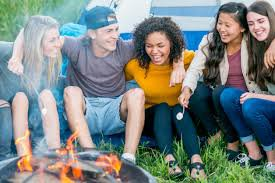
#> input picture data/test/Img1001.jpg, 275 x 183 px; its folder holds only this picture in this run
$ python data_create.py
#> lines starting #> are read from the running program, lines starting #| are printed output that depends on the picture
import os
import cv2
#from keras.utils import np_utils
from sklearn import preprocessing

dataset = []
data_dir=r'data'
for directory in os.listdir(data_dir):
    path = os.path.join(data_dir, directory)
    if not os.path.isdir(path):
        continue
    for item in os.listdir(path):
        # to make sure no hidden files get in our way
        if item.startswith("."):
            continue
        img = cv2.imread(os.path.join(path, item))
#> img is the input picture: shape (183, 275, 3); mean B, G, R 128.9, 131.8, 122.5
        img = cv2.cvtColor(img, cv2.COLOR_BGR2RGB)
        img = cv2.resize(img, (200, 200))
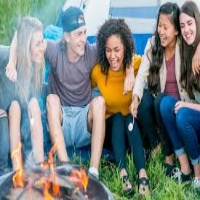
#> img: shape (200, 200, 3); mean R, G, B 122.3, 131.6, 128.8
#> (the run stopped early here; a loop or call above may not have finished)
